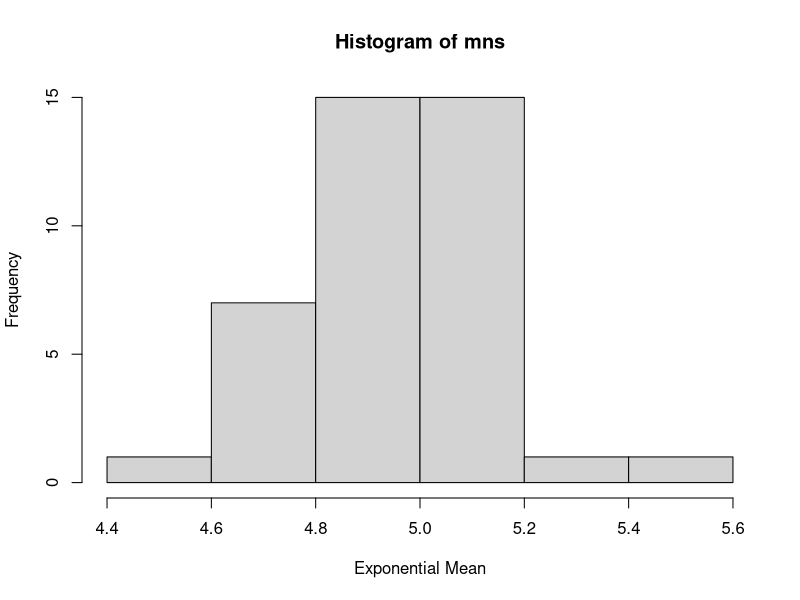

Write the R code that produced this figure.
## ---- chunk 1
#The 1000 exponential simulations are run 40 times and the average of the simulatons is calculated.
mns = NULL
for (i in 1 : 40) mns = c(mns, mean(rexp(1000,0.2)))
## ---- chunk 2
simulation.mean <- mean(mns)
theoretical.mean <- 1/0.2
## ---- chunk 3
simulation.mean - theoretical.mean
## ---- chunk 4
vns = NULL
for (i in 1 : 40) vns = c(vns, var(rexp(1000,0.2)))
simulation.var <- mean(vns)
## ---- chunk 5
theoretical.std <- 1/0.2
theoretical.var <- theoretical.std^2
## ---- chunk 6
simulation.var - theoretical.var
## ---- chunk 7
hist(mns,xlab = "Exponential Mean")
